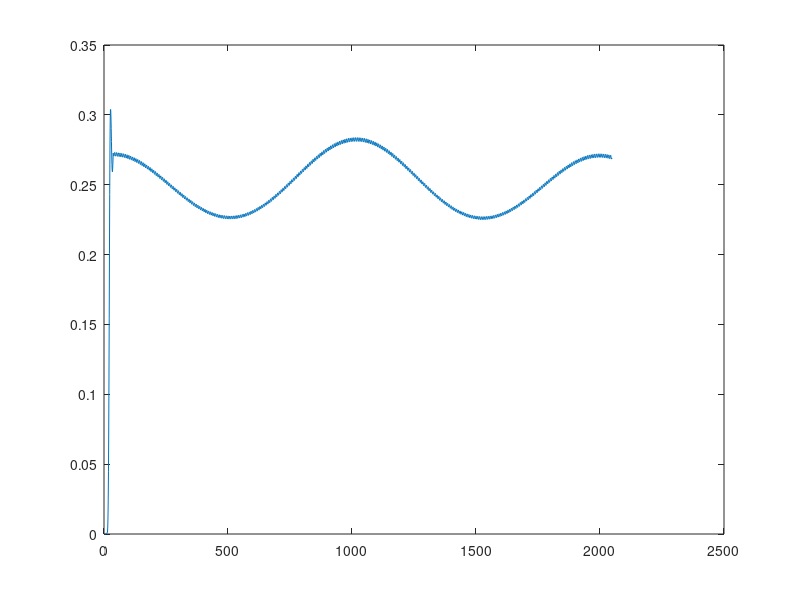

MATLAB code for this plot:
clc;
clear all;
close all;


%Parameters
nb_size=2^11;
carrier_freq=70e6;
am_freq=1e6;
am_depth=10; %in percent
samp_freq=1e9;

%Init vectors
t=(1/samp_freq:1/samp_freq:nb_size/samp_freq);

%Generate the carrier signal
carrier=cos(2*pi*carrier_freq*t);

%Generate the AM signal
am_signal=cos(2*pi*am_freq*t);
am_signal=(am_signal*(am_depth/2)+(am_depth/2))+(100-am_depth);
am_signal = am_signal/100;

%Modulate the carrier by AM
modulated_carrier=carrier.*am_signal;

%IQ demod signals init
I_cos=cos(2*pi*carrier_freq*1.001*t+rand*2*pi);
Q_sin=sin(2*pi*carrier_freq*1.001*t+rand*2*pi);

##%Hilbert kernel
##H_size=33;
##H_kernel(1:2:H_size)=0;
##H_kernel(2:2:H_size)=1./2./pi./(2:2:H_size);

%IQ demod
I_demod=modulated_carrier.*I_cos;
Q_demod=modulated_carrier.*Q_sin;

%Filter
taps=csvread('taps.txt');
I_demod=filter(taps,1,I_demod);
Q_demod=filter(taps,1,Q_demod);

%ABS
absval=(I_demod.^2+Q_demod.^2);

##%FFT of modulated_carrier
##figure(1);
##fft_signal=20*log10(abs(fftshift(fft(modulated_carrier))));
##x_axis=linspace(-samp_freq/2,samp_freq/2,nb_size);
##plot(x_axis,fft_signal);
##
##%FFT of I and Q
##figure(2);
##fft_signal=20*log10(abs(fftshift(fft(I_demod))));
##x_axis=linspace(-samp_freq/2,samp_freq/2,nb_size);
##plot(x_axis,fft_signal);

figure(3);
##plot(I_demod);
##hold on;
##plot(Q_demod);
plot(absval);





